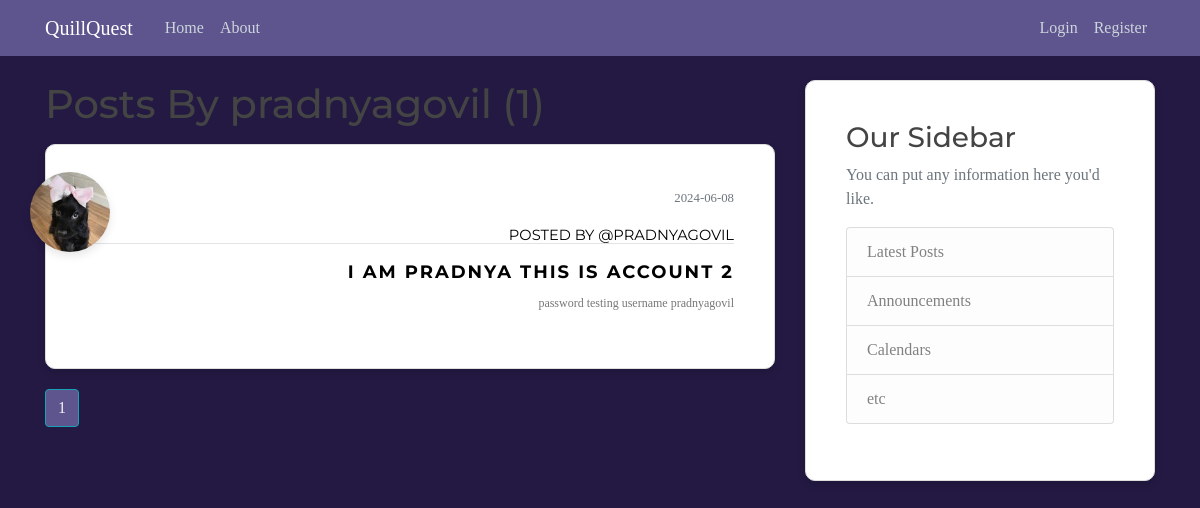
Before: /user/pradnyagovil with the older database file.
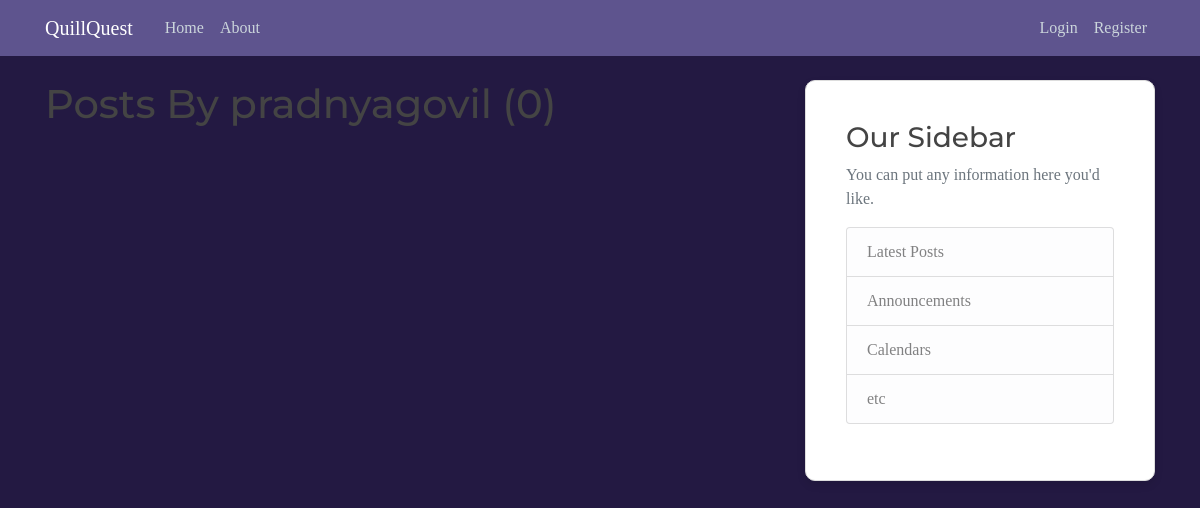
After: the same page with the newer database file.
### flaskblog/models.py (models this page shows, shortened)
class User(db.Model, UserMixin): #import from db.Model
    __tablename__ = "user"
    id = db.Column(db.Integer, primary_key= True )
    username = db.Column(db.String(20), unique= True, nullable= False)
    email = db.Column(db.String(120), unique= True, nullable= False)
    image_file = db.Column(db.String(120), nullable= False, default = 'default.jpeg') #hashing for length
    password = db.Column(db.String(60), nullable= False)
    posts = db.relationship ('Post', backref = 'author', lazy =  True) #one-to-many relationship; backref: author attribute to get user of post ; lazy: loads in one go

class Post(db.Model):
    __tablename__ = "post"
    id = db.Column(db.Integer, primary_key= True )
    title = db.Column(db.String(100), nullable= False)
    date_posted= db.Column(db.DateTime, nullable= False, default= datetime.utcnow ) # no (): function as arguement; not current time
    content = db.Column(db.Text, nullable= False)
    user_id = db.Column( db.Integer, db.ForeignKey('user.id'), nullable = False) #lowercase user not class; table and column name

### flaskblog/users/routes.py (the view)
@users.route("/user/<string:username>")
def user_posts(username):
    page = request.args.get('page',1,type=int)
    user = User.query.filter_by(username = username).first_or_404() #getting the user
    posts = Post.query.filter_by(author = user)\
            .order_by(Post.date_posted.desc())\
            .paginate(per_page= 5)  #filter by the user who is the author of the posts
    return render_template('user_posts.html',  posts = posts, user = user)

### flaskblog/templates/user_posts.html
{% extends "layout.html" %}
{% block content %}
    <h1 class="mb-3"> Posts By {{ user.username }} ({{ posts.total }}) </h1>
    {% for post in posts.items %}
      <article class="media content-section">
        <img class="rounded-circle article-img" style="width: 80px; height: 80px; box-shadow: 0 4px 8px rgba(0, 0, 0, 0.1);" src="{{ url_for('static', filename='profile_pics/' + post.author.image_file) }}">
        <div class="media-body" style="text-align: right;">
            <div class="article-metadata">
              <small class="text-muted"> {{ post.date_posted.strftime('%Y-%m-%d') }}</small>
              <br>
              <a style="font-size: 11pt;" href="{{  url_for('users.user_posts', username=post.author.username)  }}"> posted by @{{ post.author.username }}</a>
            </div>
            <h2> <a class="article-title"  style="font-weight:bold;" href="{{ url_for('posts.post', post_id=post.id) }}">{{ post.title }}</a> </h2>
            <p class="article-content">{{ post.content }}</p>
        </div>
      </article>
    {% endfor %}
    {% for page_num in posts.iter_pages( left_edge = 1, right_edge=1, left_current=1, right_current=2 ) %}
      {% if page_num %}
        {% if posts.page == page_num %}
        <a href= " {{ url_for('users.user_posts', username=user.username, page=page_num)  }} " class= "btn btn-info mb-4" style="color: whitesmoke; background-color: #5e548e;" > {{ page_num }} </a>
        {% else %}
        <a href= " {{ url_for('users.user_posts', username=user.username, page=page_num) }} " class= "btn btn-outline-info mb-4"> {{ page_num }} </a>
        {% endif %}
      {% else %}
        ...
      {% endif %}
    {% endfor %}
{% endblock %}

### flaskblog/templates/layout.html (shortened to what this page needs)
<!DOCTYPE html>
<html lang="en">
<head>
    <link rel="stylesheet" href="https://cdn.jsdelivr.net/npm/bootstrap@4.4.1/dist/css/bootstrap.min.css">
    <link rel="stylesheet" type="text/css" href="{{ url_for('static', filename='main.css') }}">
</head>
<body>
    <header class="site-header">
        <nav class="navbar navbar-expand-md navbar-dark bg-steel fixed-top">
          <div class="container">
            <a class="navbar-brand mr-4" href="/">QuillQuest</a>
            <div class="collapse navbar-collapse" id="navbarToggle">
              <div class="navbar-nav mr-auto">
                <a class="nav-item nav-link" href="{{ url_for('main.home') }}">Home</a>
                <a class="nav-item nav-link" href="{{ url_for('main.about') }}">About</a>
              </div>
              <div class="navbar-nav">
                {% if current_user.is_authenticated %}
                  <a class="nav-item nav-link" href="{{ url_for('posts.new_post') }}">New Post</a>
                  <a class="nav-item nav-link" href="{{ url_for('users.account') }}">Account</a>
                  <a class="nav-item nav-link" href="{{ url_for('users.logout') }}">Logout</a>
                {% else %}
                  <a class="nav-item nav-link" href="{{ url_for('users.login') }}">Login</a>
                  <a class="nav-item nav-link" href="{{ url_for('users.register') }}">Register</a>
                {% endif %}
              </div>
            </div>
          </div>
        </nav>
     </header>
     <main role="main" class="container">
        <div class="row">
          <div class="col-md-8">
            {% block content %}{% endblock %}
          </div>
          <div class="col-md-4">
            <div class="content-section">
              <h3>Our Sidebar</h3>
              <p class='text-muted'>You can put any information here you'd like.
                <ul class="list-group">
                  <li class="list-group-item list-group-item-light">Latest Posts</li>
                  <li class="list-group-item list-group-item-light">Announcements</li>
                  <li class="list-group-item list-group-item-light">Calendars</li>
                  <li class="list-group-item list-group-item-light">etc</li>
                </ul>
              </p>
            </div>
          </div>
        </div>
     </main>
</body>
</html>

### flaskblog/static/main.css (style rules this page uses)
body { background: #231942; color: #777; font-family: 'Merriweather', serif; font-size: 16px; margin-top: 5rem; }
h1, h2, h3, h4, h5, h6 { color: #444444; font-family: 'Montserrat', sans-serif; }
.bg-steel { background-color: #5e548e; }
.site-header .navbar-nav .nav-link { color: #cbd5db; }
.content-section { background: #ffffff; padding: 40px; border: 1px solid #dddddd; border-radius: 10px; box-shadow: 0 4px 8px rgba(0, 0, 0, 0.1); margin-bottom: 20px; position: relative; transition: 0.4s; }
.content-section::before { content: ""; position: absolute; bottom: 0; height: 2px; width: 0%; background: #333333; right: 0; transition: width 0.4s; }

Changed rows visible on the page:
removed Post: image_file (placeholder picture), date_posted "2024-06-08", author.username "PRADNYAGOVIL", title "I AM PRADNYA THIS IS ACCOUNT 2", content "password testing username pradnyagovil"
Other visible differences:
{{ posts.total }}: "1" → "0"
list line gone: "1"
